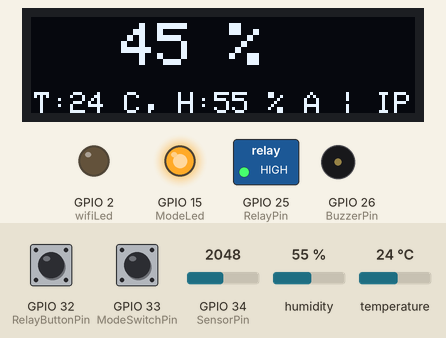
This sketch was run on a simulated ESP32. Parts: 128×32 one-colour display, switched loads named in the sketch (green lamp = pin HIGH), output pins drawn as LEDs (lit = HIGH), buzzer (waves = sounding, pin HIGH). The test bench sets the inputs (shaded band); at power-on: GPIO 33 (ModeSwitchPin) HIGH, GPIO 32 (RelayButtonPin) HIGH, GPIO 34 (SensorPin) = 2048, humidity 55 %, temperature 24 °C. WiFi joins after 1.5 s; servers stay silent unless stated; the local clock reads 2024-03-15 10:24:30 at power-on unless the sketch sets it; what the sketch prints to the serial monitor is not drawn.

Above: at 6.2 s.
6.3 s: GPIO 33 (ModeSwitchPin) pulled LOW for 0.15 s
At 9.8 s:
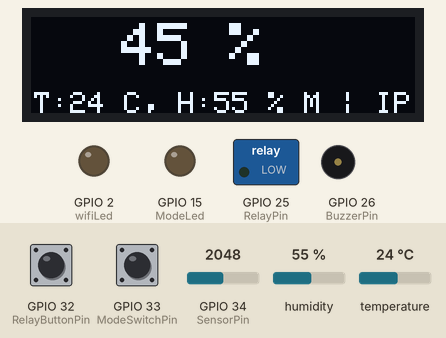
10.1 s: GPIO 32 (RelayButtonPin) pulled LOW for 0.15 s
At 11.0 s:
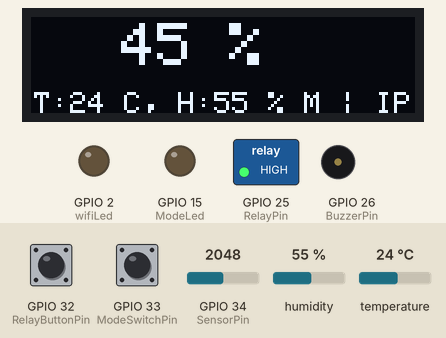
11.7 s: GPIO 33 (ModeSwitchPin) pulled LOW for 1 s
At 13.8 s:
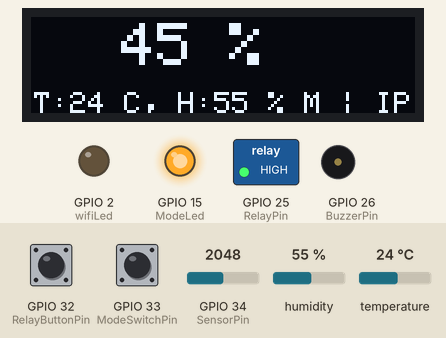
16.1 s: GPIO 34 (SensorPin) set to 1366
At 17.9 s:
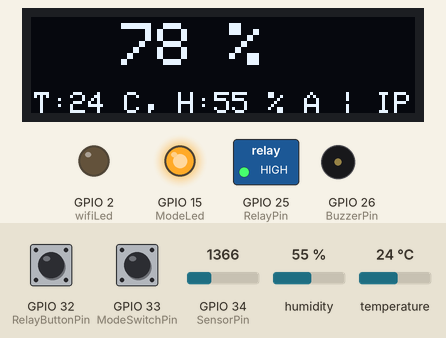
19.1 s: GPIO 34 (SensorPin) set to 1269
At 21.8 s:
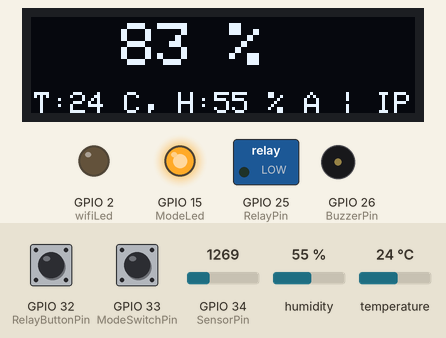
22.6 s: humidity set to 22 %
At 24.9 s:
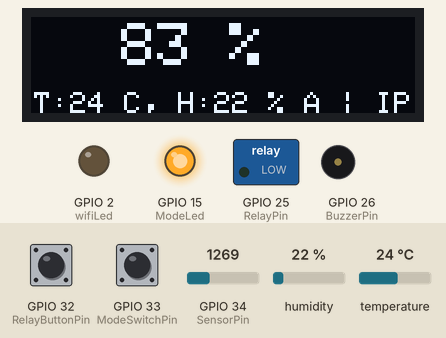
Timing chart, 0 to 26.1 s (numbered marks = the images above; inputs shaded):
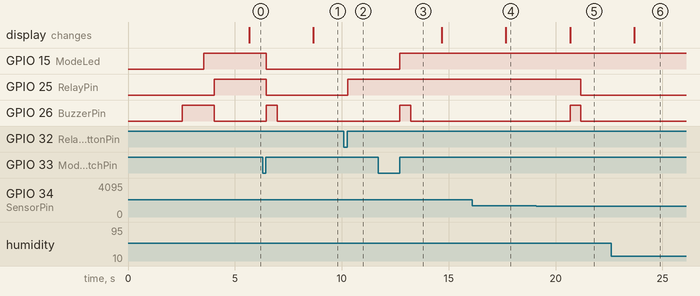

Measured:
- the behaviour switches between 1324 and 1323 on GPIO 34 (SensorPin) (found by bisection; images 4 and 5)
- after the input at 6.3 s, GPIO 15 (ModeLed), GPIO 25 (RelayPin): HIGH → LOW after 0.17 s; GPIO 26 (BuzzerPin): LOW → HIGH after 0.17 s, → LOW 0.50 s later; the display: changes after 2.4 s (image 1)
- after the input at 10.1 s, GPIO 25 (RelayPin): LOW → HIGH after 0.17 s
- after the input at 11.7 s, GPIO 15 (ModeLed): LOW → HIGH after 1.0 s; GPIO 26 (BuzzerPin): LOW → HIGH after 1.0 s, → LOW 0.50 s later
- after the input at 16.1 s, the display: changes after 1.6 s (image 4)
- after the input at 19.1 s, GPIO 25 (RelayPin): HIGH → LOW after 2.1 s; GPIO 26 (BuzzerPin): LOW → HIGH after 1.6 s, → LOW 0.50 s later; the display: changes after 1.6 s (image 5)
- after the input at 22.6 s, the display: changes after 1.1 s (image 6)

The sketch:

Code_ESP32_Blynk_Plant_Watering_V1_last.ino
```cpp
#include <Adafruit_SSD1306.h>
#include <splash.h>
#include <dummy.h>
#include <WiFi.h>
#include <HTTPClient.h> // 🔥 YANGI: HTTP ulanish uchun
#include <DHT.h>
#include <AceButton.h>
#include <Ticker.h>
using namespace ace_button;

// ----------------------------------------------------------------------------------
//           PIN VA KONFIGURATSIYA TA'RIFLARI (#DEFINE)
// ----------------------------------------------------------------------------------

// PIN Ta'riflari
#define SensorPin       34  //D34
#define DHTPin          14  //D14
#define RelayPin        25  //D25
#define wifiLed         2   //D2
#define RelayButtonPin  32  //D32
#define ModeSwitchPin   33  //D33
#define BuzzerPin       26  //D26
#define ModeLed         15  //D15

// DHT Turi
#define DHTTYPE DHT11     // DHT 11

// OLED Ta'riflari
#define SCREEN_WIDTH 128 // OLED display width, in pixels
#define SCREEN_HEIGHT 32 // OLED display height, in pixels
#define OLED_RESET      -1 // Reset pin # (or -1 if sharing Arduino reset pin)

// Sensor Qadriyatlari
int wetSoilVal = 930 ;
int drySoilVal = 3000 ;

// Namlik Oralig'i
int moistPerLow =    20 ;
int moistPerHigh =   80 ;

// WiFi Ta'riflari
char ssid[] = "Infinix NOTE 12 2023"; //WiFi Name
char pass[] = "12345678"; //WiFi Password

// 🔥 Server manzilini ta'riflash
const char* serverIp = "157.173.97.170";
const int serverPort = 4000;
const char* serverPath = "/api/v1/sensors/data";  // To'g'ri API path
const char* deviceId = "ESP32_001"; // Qurilma identifikatori

// ----------------------------------------------------------------------------------
//           GLOBAL O'ZGARUVCHILAR VA OBYEKTLAR
// ----------------------------------------------------------------------------------

Adafruit_SSD1306 display(SCREEN_WIDTH, SCREEN_HEIGHT, &Wire, OLED_RESET);

int       sensorVal;
int       moisturePercentage;
bool      toggleRelay = LOW;
bool      prevMode = true;
int       temperature1 = 0;
int       humidity1    = 0;
String    currMode  = "A";

// AceButton Ob'ektlari
ButtonConfig config1;
AceButton button1(&config1);
ButtonConfig config2;
AceButton button2(&config2);

// Timer Ob'ektlari (Ticker)
Ticker sensorTicker;
Ticker serverTicker; // 🔥 YANGI: Serverga ma'lumot yuborish uchun Ticker

// DHT Ob'ekti
DHT dht(DHTPin, DHTTYPE);

// ----------------------------------------------------------------------------------
//           FUNKSIYA PROTOTIPLARI
// ----------------------------------------------------------------------------------

void controlBuzzer(int duration);
void displayData(String line1 , String line2);
void getMoisture();
void getWeather();
void sendSensorAndDisplay();
void controlMoist();
void button1Handler(AceButton* button, uint8_t eventType, uint8_t buttonState);
void button2Handler(AceButton* button, uint8_t eventType, uint8_t buttonState);
void sendSensorDataToServer(); // 🔥 YANGI: Serverga ma'lumot yuborish funksiyasi

// **********************************************************************************
//           FUNKSIYA TA'RIFLARI
// **********************************************************************************

void controlBuzzer(int duration){
  digitalWrite(BuzzerPin, HIGH);
  delay(duration);
  digitalWrite(BuzzerPin, LOW);
}

void displayData(String line1 , String line2){
  display.clearDisplay();
  display.setTextSize(2);
  display.setCursor(30,2);
  display.print(line1);
  display.setTextSize(1);
  display.setCursor(1,25);
  display.print(line2);
  display.display();
}

void getMoisture(){
  sensorVal = analogRead(SensorPin);

  if (sensorVal > (wetSoilVal - 100) && sensorVal < (drySoilVal + 100) ){
    moisturePercentage = map(sensorVal ,drySoilVal, wetSoilVal, 0, 100);
    Serial.print("Moisture Percentage: ");
    Serial.print(moisturePercentage);
    Serial.println(" %");
  }
  else{
    Serial.println(sensorVal);
  }
  delay(100);
}

void getWeather(){
  float h = dht.readHumidity();
  float t = dht.readTemperature();

  if (isnan(h) || isnan(t)) {
    Serial.println("Failed to read from DHT sensor!");
    return;
  }
  else {
    humidity1 = int(h);
    temperature1 = int(t);
  }
}

void sendSensorAndDisplay()
{
  getMoisture();
  getWeather();

  String ip_line = (WiFi.status() == WL_CONNECTED) ? ("IP: " + WiFi.localIP().toString()) : "WiFi Xato";

  displayData(String(moisturePercentage) + " %", "T:" + String(temperature1) + " C, H:" + String(humidity1) + " % " + currMode + " | " + ip_line);
}

void controlMoist(){
  if(prevMode){
    if (moisturePercentage < (moistPerLow)){
      if (toggleRelay == LOW){
        controlBuzzer(500);
        digitalWrite(RelayPin, HIGH);
        toggleRelay = HIGH;
        delay(1000);
      }
    }
    if (moisturePercentage > (moistPerHigh)){
      if (toggleRelay == HIGH){
        controlBuzzer(500);
        digitalWrite(RelayPin, LOW);
        toggleRelay = LOW;
        delay(1000);
      }
    }
  }
  else{
    button1.check();
  }
}

// 🔥 Ma'lumotlarni serverga yuborish
void sendSensorDataToServer() {
  if (WiFi.status() == WL_CONNECTED) {
    HTTPClient http;
    String serverUrl = "http://" + String(serverIp) + ":" + String(serverPort) + String(serverPath);

    // ISO 8601 formatida timestamp yaratish (Asia/Tashkent vaqti)
    time_t now = time(nullptr);
    struct tm timeinfo;
    localtime_r(&now, &timeinfo);
    char timestamp[25];
    strftime(timestamp, sizeof(timestamp), "%Y-%m-%dT%H:%M:%S%z", &timeinfo);

    // JSON formatida ma'lumotlarni yaratish (API talablariga mos)
    String postData = "{";
    postData += "\"device_id\":\"" + String(deviceId) + "\",";
    postData += "\"timestamp\":\"" + String(timestamp) + "\",";
    postData += "\"humidity_raw\":" + String(humidity1) + ",";
    postData += "\"humidity_percent\":" + String(moisturePercentage) + ",";
    postData += "\"temperature\":" + String(temperature1);
    postData += "}";

    Serial.println("\n=== Serverga yuborish ===");
    Serial.println("URL: " + serverUrl);
    Serial.println("Ma'lumot: " + postData);

    http.begin(serverUrl);
    http.addHeader("Content-Type", "application/json");

    int httpResponseCode = http.POST(postData);

    if (httpResponseCode > 0) {
      Serial.print("✓ HTTP Response: ");
      Serial.println(httpResponseCode);
      String response = http.getString();
      Serial.println("Server javobi: " + response);
    } else {
      Serial.print("✗ HTTP Error: ");
      Serial.println(httpResponseCode);
    }

    http.end();
  } else {
    Serial.println("✗ WiFi ulanmagan!");
  }
}

// **********************************************************************************
//           ASOSIY ARDUINO FUNKSIYALARI
// **********************************************************************************

void setup() {
  // Set up serial monitor
  Serial.begin(115200);

  // Set pinmodes for GPIOs
  pinMode(RelayPin, OUTPUT);
  pinMode(wifiLed, OUTPUT);
  pinMode(ModeLed, OUTPUT);
  pinMode(BuzzerPin, OUTPUT);

  pinMode(RelayButtonPin, INPUT_PULLUP);
  pinMode(ModeSwitchPin, INPUT_PULLUP);

  digitalWrite(wifiLed, LOW);
  digitalWrite(ModeLed, LOW);
  digitalWrite(BuzzerPin, LOW);

  dht.begin();    // Enabling DHT sensor

  config1.setEventHandler(button1Handler);
  config2.setEventHandler(button2Handler);

  button1.init(RelayButtonPin);
  button2.init(ModeSwitchPin);

  if(!display.begin(SSD1306_SWITCHCAPVCC, 0x3C)) {
    Serial.println(F("SSD1306 allocation failed"));
    for(;;);
  }
  delay(1000);
  display.setTextSize(1);
  display.setTextColor(WHITE);
  display.clearDisplay();

  // ----------------------------------------------------------------------------------
  //           WI-FI ULANISH LOGIKASI
  // ----------------------------------------------------------------------------------
  Serial.print("Connecting to WiFi: ");
  Serial.println(ssid);
  WiFi.begin(ssid, pass);

  int wifi_retries = 0;
  while (WiFi.status() != WL_CONNECTED && wifi_retries < 40) {
    delay(500);
    Serial.print(".");
    wifi_retries++;
  }

  if (WiFi.status() == WL_CONNECTED) {
    Serial.println("\nSUCCESS! WiFi Connected!");
    Serial.print("IP Address: ");
    Serial.println(WiFi.localIP());

    // NTP vaqtni sinxronlashtirish (Asia/Tashkent: UTC+5)
    configTime(5 * 3600, 0, "pool.ntp.org", "time.nist.gov");
    Serial.print("Vaqtni sinxronlashtirish...");
    int ntp_retries = 0;
    while (time(nullptr) < 8 * 3600 * 2 && ntp_retries < 15) {
      delay(500);
      Serial.print(".");
      ntp_retries++;
    }
    Serial.println();
    if (time(nullptr) >= 8 * 3600 * 2) {
      Serial.println("Vaqt muvaffaqiyatli sinxronlashtirildi!");
    } else {
      Serial.println("Vaqtni sinxronlashtirish xato! Ma'lumotlar noto'g'ri vaqt bilan yuborilishi mumkin.");
    }
  } else {
    Serial.println("\nFAILURE! WiFi connection failed.");
    displayData("WiFi Xato!", "SSID/Parolni tekshiring");
  }
  // ----------------------------------------------------------------------------------

  // Timer sensorni o'qish va displeyga chiqarishni chaqiradi (Ticker yordamida)
  sensorTicker.attach(3.0, sendSensorAndDisplay);

  // 🔥 YANGI Ticker: Serverga ma'lumot yuborishni chaqiradi (har 60.0 sekundda)
  serverTicker.attach(60.0, sendSensorDataToServer);

  controlBuzzer(1000);
  digitalWrite(ModeLed, prevMode);
}

void loop() {
  // Ticker avtomatik ishlaydi.

  button2.check();
  controlMoist();
}

// **********************************************************************************
//           BUTTON HANDLER FUNKSIYALARI
// **********************************************************************************

void button1Handler(AceButton* button, uint8_t eventType, uint8_t buttonState) {
  Serial.println("EVENT1 - Relay Tugmasi");
  switch (eventType) {
    case AceButton::kEventReleased:
      digitalWrite(RelayPin, !digitalRead(RelayPin));
      toggleRelay = digitalRead(RelayPin);
      break;
  }
}

void button2Handler(AceButton* button, uint8_t eventType, uint8_t buttonState) {
  Serial.println("EVENT2 - Mode Tugmasi");
  switch (eventType) {
    case AceButton::kEventReleased:
      if(prevMode && toggleRelay == HIGH){
        digitalWrite(RelayPin, LOW);
        toggleRelay = LOW;
      }
      prevMode = !prevMode;
      currMode = prevMode ? "A" : "M";
      digitalWrite(ModeLed, prevMode);
      controlBuzzer(500);
      break;
  }
}
```
